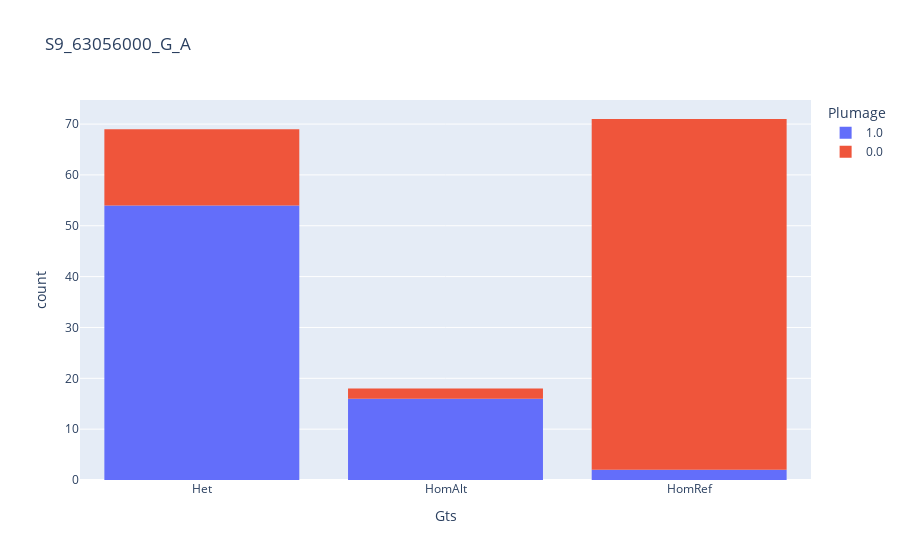

Write notebook code for a chart like this one.
### Code cell
plot_alleles_and_plumage('S9_63056000_G_A')

### Figure 1 — Plotly figure (JSON) as saved in the notebook; plotly's stock layout.template omitted (floating-point values rounded to 4 significant figures)
{"data": [{"alignmentgroup": "True", "bingroup": "x", "hovertemplate": "Plumage=1.0<br>Gts=%{x}<br>count=%{y}<extra></extra>", "legendgroup": "1.0", "marker": {"color": "#636efa"}, "name": "1.0", "nbinsx": 3, "offsetgroup": "1.0", "orientation": "v", "showlegend": true, "type": "histogram", "x": ["Het", "Het", "Het", "HomAlt", "Het", "Het", "Het", "Het", "HomAlt", "Het", "Het", "Het", "HomAlt", "HomRef", "HomAlt", "Het", "Het", "HomAlt", "Het", "Het", "HomAlt", "Het", "Het", "Het", "Het", "Het", "Het", "Het", "Het", "Het", "Het", "HomAlt", "Het", "Het", "Het", "Het", "Het", "Het", "Het", "Het", "Het", "Het", "HomAlt", "HomAlt", "Het", "Het", "Het", "HomRef", "HomAlt", "HomAlt", "Het", "Het", "HomAlt", "Het", "HomAlt", "Het", "HomAlt", "Het", "Het", "HomAlt", "Het", "Het", "Het", "Het", "Het", "HomAlt", "Het", "Het", "Het", "Het", "Het", "Het"], "xaxis": "x", "yaxis": "y"}, {"alignmentgroup": "True", "bingroup": "x", "hovertemplate": "Plumage=0.0<br>Gts=%{x}<br>count=%{y}<extra></extra>", "legendgroup": "0.0", "marker": {"color": "#EF553B"}, "name": "0.0", "nbinsx": 3, "offsetgroup": "0.0", "orientation": "v", "showlegend": true, "type": "histogram", "x": ["HomRef", "HomRef", "HomRef", "HomAlt", "Het", "HomRef", "HomRef", "HomRef", "Het", "HomRef", "HomRef", "HomRef", "HomRef", "Het", "Het", "HomRef", "HomRef", "HomRef", "HomRef", "HomRef", "HomRef", "Het", "HomRef", "HomRef", "HomRef", "HomRef", "HomRef", "Het", "HomRef", "HomRef", "Het", "HomRef", "HomRef", "HomRef", "Het", "HomRef", "HomRef", "HomRef", "HomRef", "HomRef", "HomRef", "Het", "HomRef", "HomRef", "HomRef", "HomRef", "Het", "Het", "HomRef", "HomRef", "HomRef", "HomRef", "HomRef", "HomAlt", "HomRef", "HomRef", "HomRef", "HomRef", "HomRef", "Het", "HomRef", "HomRef", "HomRef", "HomRef", "HomRef", "HomRef", "HomRef", "HomRef", "HomRef", "HomRef", "Het", "HomRef", "HomRef", "HomRef", "HomRef", "HomRef", "HomRef", "HomRef", "HomRef", "HomRef", "Het", "Het", "HomRef", "HomRef", "HomRef", "HomRef"], "xaxis": "x", "yaxis": "y"}], "layout": {"barmode": "relative", "legend": {"title": {"text": "Plumage"}, "tracegroupgap": 0}, "title": {"text": "S9_63056000_G_A"}, "xaxis": {"anchor": "y", "domain": [0, 1], "title": {"text": "Gts"}}, "yaxis": {"anchor": "x", "domain": [0, 1], "title": {"text": "count"}}}}
